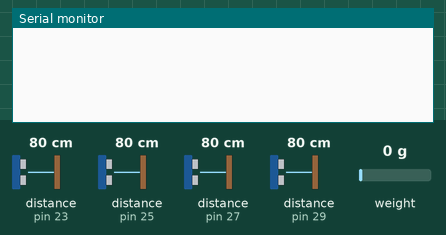
Bench run of a sketch on a simulated Arduino Mega 2560, built with avr-gcc and run on an emulated ATmega2560. Shown: the last lines printed to the serial monitor. Wiring (inferred from the names in the program): 4 × ultrasonic range finder: trigger pin 22, echo pin 23 / trigger pin 24, echo pin 25 / trigger pin 26, echo pin 27 / trigger pin 28, echo pin 29. The inputs (shaded band) are chosen by the test bench; at power-on: distance to the obstacle (sensors on pin 23, pin 25, pin 27, pin 29) 80 cm, weight on the scale 0 g. The echo pulse lasts 58.3 µs per cm.

Above: at 2.2 s.
2.3 s: distance to the obstacle (sensor on pin 23) set to 9 cm
At 2.68 s:
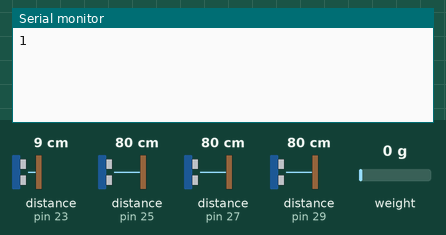
4.4 s: distance to the obstacle (sensor on pin 25) set to 9 cm
At 4.44 s:
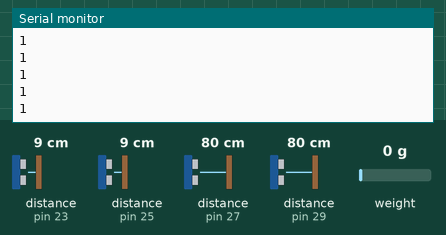
5.9 s: distance to the obstacle (sensor on pin 27) set to 9 cm
At 5.99 s:
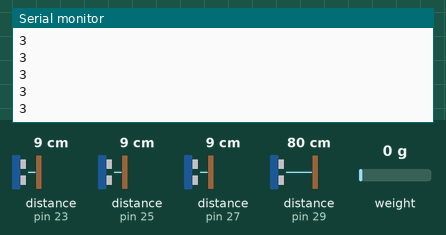
7.4 s: distance to the obstacle (sensor on pin 29) set to 9 cm
At 7.47 s:
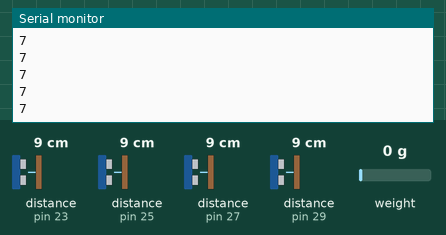
8.9 s: weight on the scale set to 100 g
At 9.0 s:
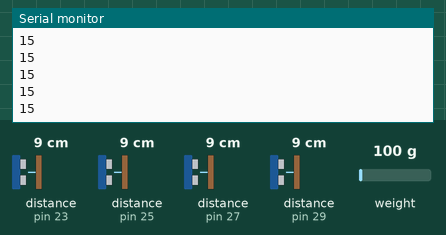
10.4 s: distance to the obstacle (sensor on pin 23) set to 2 cm
At 10.4 s:
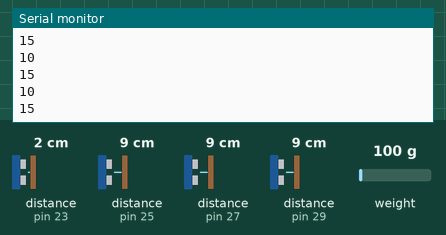
Timing chart, 0 to 12.9 s (numbered marks = the images above; inputs shaded):
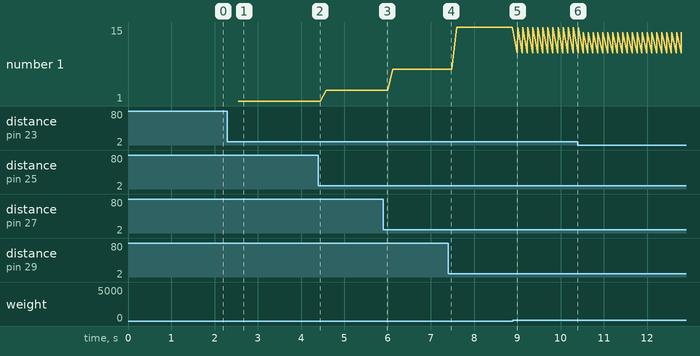

The sketch:

Arduino_Code_Mega.ino
```cpp
#include "HX711.h"

// For weight sensor
float calibration_factor = -212180; //This value is obtained by using the SparkFun_HX711_Calibration sketch
HX711 scale;

void setup() {
// Pin setup
  pinMode(22, OUTPUT);          // Left Ultrasonic        Trigger   Yellow
  pinMode(23, INPUT);           // Left Ultrasonic        Echo      Green
  pinMode(24, OUTPUT);          // Mid Ultrasonic         Trigger   Yellow
  pinMode(25, INPUT);           // Mid Ultrasonic         Echo      Green
  pinMode(26, OUTPUT);          // Right Ultrasonic       Trigger   Yellow
  pinMode(27, INPUT);           // Right Ultrasonic       Echo      Green
  pinMode(28, OUTPUT);          // Container Ultrasonic   Trigger   Yellow
  pinMode(29, INPUT);           // Contaienr Ultrasonic   Echo      Green

// Load Cell setup
  scale.begin(3, 2);                    // Weight sensor  Pin 3 is DOUT(Green), Pin 2 is CLK(Yellow)
  scale.set_scale(calibration_factor);  // Set the calibration factor
  scale.tare();                         //Assuming there is no weight on the scale at start up, reset the scale to 0

// Serial setup
  Serial.begin(9600);                   // Starts the serial communication
}


void loop() {
  // variables for the load cell
  unsigned int distance = 0;
  unsigned int load = 0;

  // Updates the value of distanceVariable and send's it out on the serial
  distance = ultrasonicRead();
  load = loadCell();

  // serial printin
  if (load != 0)
    Serial.println(load);
  if (distance != 0)
    Serial.println(distance);
}

int loadCell(){
  float loadF = 0;
  unsigned int load = 0;
  loadF = scale.get_units(), 2;
  load = loadF * 100;

  if (load > 0)
    return load;
  else
    return 0;
}

int ultrasonicLeft(){
  int distanceLeft;
  long duration;
// Clears the trigPin
  digitalWrite(22, LOW);
  delayMicroseconds(10);
// Sets the trigPin on HIGH state for 10 micro seconds
  digitalWrite(22, HIGH);
  delayMicroseconds(10);
  digitalWrite(22, LOW);
// Reads the echoPin, returns the sound wave travel time in microseconds
  duration = pulseIn(23, HIGH);
// Calculating the distance
  distanceLeft= duration*0.034/2;

  return distanceLeft;
}

int ultrasonicMid(){
  int distanceMid;
  long duration;
// Clears the trigPin
  digitalWrite(24, LOW);
  delayMicroseconds(10);
// Sets the trigPin on HIGH state for 10 micro seconds
  digitalWrite(24, HIGH);
  delayMicroseconds(10);
  digitalWrite(24, LOW);
// Reads the echoPin, returns the sound wave travel time in microseconds
  duration = pulseIn(25, HIGH);
// Calculating the distance
  distanceMid= duration*0.034/2;

  return distanceMid;
}

int ultrasonicRight(){
  int distanceRight;
  long duration;
// Clears the trigPin
  digitalWrite(26, LOW);
  delayMicroseconds(10);
// Sets the trigPin on HIGH state for 10 micro seconds
  digitalWrite(26, HIGH);
  delayMicroseconds(10);
  digitalWrite(26, LOW);
// Reads the echoPin, returns the sound wave travel time in microseconds
  duration = pulseIn(27, HIGH);
// Calculating the distance
  distanceRight= duration*0.034/2;

  return distanceRight;
}

int ultrasonicContainer(){
  int distanceContainer;
  long duration;
// Clears the trigPin
  digitalWrite(28, LOW);
  delayMicroseconds(10);
// Sets the trigPin on HIGH state for 10 micro seconds
  digitalWrite(28, HIGH);
  delayMicroseconds(10);
  digitalWrite(28, LOW);
// Reads the echoPin, returns the sound wave travel time in microseconds
  duration = pulseIn(29, HIGH);
// Calculating the distance
  distanceContainer= duration*0.034/2;

  return distanceContainer;
}

int ultrasonicRead(){
  int distance = 0;
  int distanceMax = 50;
  int distanceMin = 5;
  int distanceMaxBack = 50;
  int distanceMinBack = 5;
  int distanceVariable;
  distanceVariable = 0;


  //distance = ultrasonicLeft();
  if((ultrasonicLeft() >= distanceMin) && (ultrasonicLeft() <= distanceMax)){
    //ultrasonicLeft();
    if((ultrasonicLeft() >= distanceMin) && (ultrasonicLeft() <= distanceMax)){
      //Serial.println("Something On the Left");
      bitSet(distanceVariable, 0);
    }
  }
 // ultrasonicMid();
  if((ultrasonicMid() >= distanceMin) && (ultrasonicMid() <= distanceMax)){
   // ultrasonicLeft();
    if((ultrasonicMid() >= distanceMin) && (ultrasonicMid() <= distanceMax)){
      //Serial.println("Something On the Mid");
      bitSet(distanceVariable, 1);
    }
  }
  //ultrasonicRight();
  if((ultrasonicRight() >= distanceMin) && (ultrasonicRight() <= distanceMax)){
    //ultrasonicLeft();
    if((ultrasonicRight() >= distanceMin) && (ultrasonicRight() <= distanceMax)){
      //Serial.println("Something On the Right");
      bitSet(distanceVariable, 2);
    }
  }
  //ultrasonicContainer();
  if((ultrasonicContainer() >= distanceMinBack) && (ultrasonicContainer() <= distanceMaxBack)){
    //ultrasonicLeft();
    if((ultrasonicContainer() >= distanceMinBack) && (ultrasonicContainer() <= distanceMaxBack)){
      //Serial.println("Something On the Right");
      bitSet(distanceVariable, 3);
    }
  }

  /*
  if( ultrasonicContainer() <= 5 ){
    //ultrasonicContainer();
    if( ultrasonicContainer() <= 5 ){
      //Serial.println("Container Full");
      bitSet(distanceVariable, 3);
    }
  }
  */

  return distanceVariable;
}
```

Measured:
- after the input at 2.3 s, the serial monitor: prints a new line after 0.25 s (image 1)
- plotted number 1: 1 → 3 after the input at 4.4 s, 3 → 7 after the input at 5.9 s, 7 → 15 after the input at 7.4 s, 15 → 14 after the input at 10.4 s
